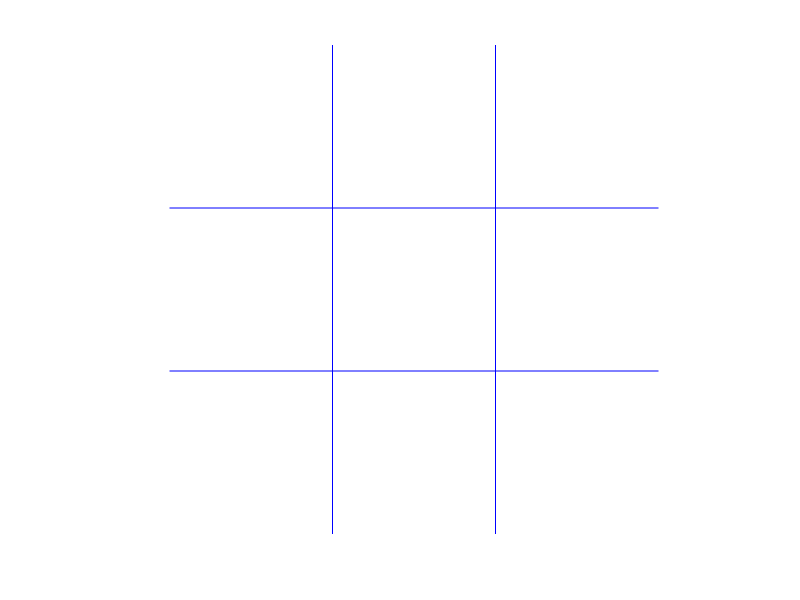

The MATLAB script that drew this image:
close all
figure(1)
plot(0:3,[1 1 1 1],'b')
hold on
plot(0:3,[2 2 2 2],'b')
hold on
plot([1 1 1 1],0:3,'b')
hold on
plot([2 2 2 2],0:3,'b')
axis equal
xlim([0,3])
ylim([0,3])
axis off